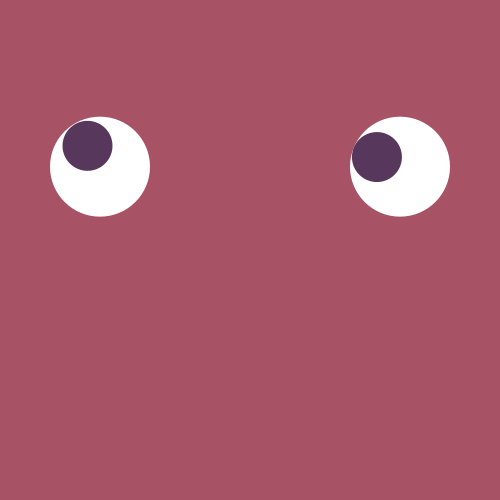
Frame 1 (no input)
Frame 60 (the mouse pressed at the canvas centre just before this capture): identical to frame 1, image omitted
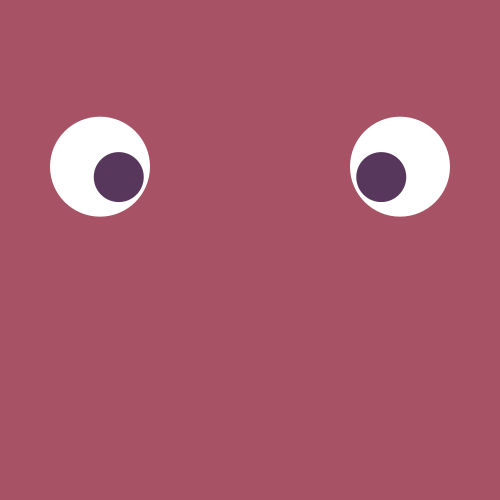
Frame 120 (the mouse held since frame 60 and released just before this capture)

The Processing sketch that drew these frames (run headless with seeded random() and noise(); from frame 60 on, the mouse is pressed at the canvas centre):

// Processing sketch: processing_154662
// ── processing_154662.pde

void setup ()
{
  size (500,500);
  smooth();
}

void draw ()
{
  background (#A75265);
  
  drawEye(width*1/5, height * 1/3.0);
  drawEye(width*4/5, height * 1/3.0);
}

void drawEye (float cx, float cy)
{
  float eyeCenterX = cx;
  float eyeCenterY = cy;
  
  float eyeBall = 100;
  float iris = 50;
  
  pushMatrix();
  translate (eyeCenterX, eyeCenterY);
  
  noStroke();
  fill (255);
  ellipse (0, 0, eyeBall, eyeBall);
  
  popMatrix();
  pushMatrix();
  
  float angle = atan2 (mouseY-eyeCenterY, mouseX - eyeCenterX);
  float maxDist = 200;
  float dis = dist (mouseX, mouseY, eyeCenterX, eyeCenterY);
  float r = map (dis, 0, maxDist, 0, eyeBall/2 - iris/2);
  
  if (r > eyeBall/2 - iris/2) r = eyeBall/2 - iris/2;
  
  float irisX = eyeCenterX + cos (angle)*r;
  float irisY = eyeCenterY + sin (angle)*r;
  
  
  translate (irisX, irisY);
  
  fill (#57385c);
  ellipse (0, 0, iris, iris);
  
  popMatrix();
}
